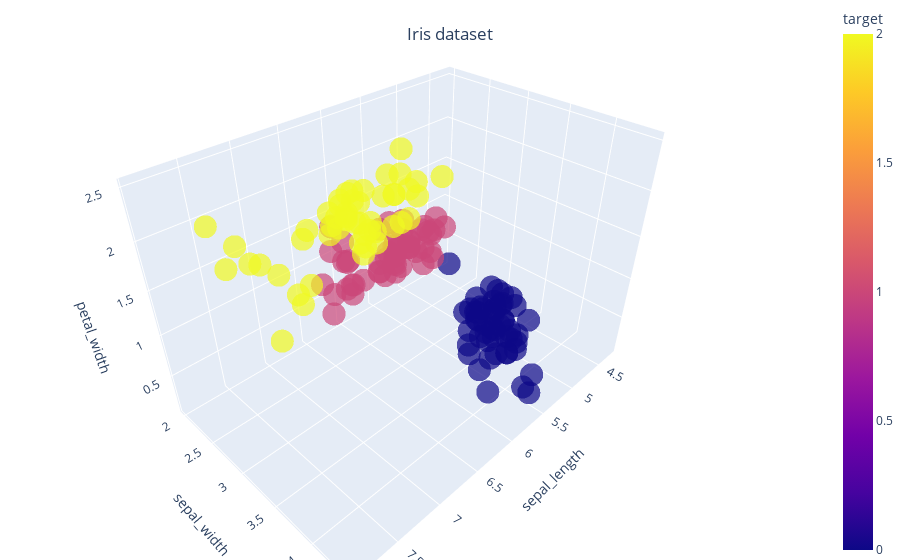

The notebook cell saved with this chart:
### Markdown cell above
### Data Loading and Visualization

### Code cell
feature_matrix = load_iris_data()

plot3d_iris_dataset(feature_matrix, "Iris dataset")

### Figure 1 — Plotly figure (JSON) as saved in the notebook; plotly's stock layout.template omitted (floating-point values rounded to 4 significant figures; data arrays with more than 128 entries replaced by an {"elided": "..."} marker saying what was removed)
{"data": [{"hovertemplate": "sepal_length=%{x}<br>sepal_width=%{y}<br>petal_width=%{z}<br>target=%{marker.color}<extra></extra>", "legendgroup": "", "marker": {"color": {"elided": "150 int values"}, "coloraxis": "coloraxis", "opacity": 0.7, "symbol": "circle"}, "mode": "markers", "name": "", "scene": "scene", "showlegend": false, "type": "scatter3d", "x": {"elided": "150 float values"}, "y": {"elided": "150 float values"}, "z": {"elided": "150 float values"}}], "layout": {"coloraxis": {"colorbar": {"title": {"text": "target"}}, "colorscale": [[0, "#0d0887"], [0.1111, "#46039f"], [0.2222, "#7201a8"], [0.3333, "#9c179e"], [0.4444, "#bd3786"], [0.5556, "#d8576b"], [0.6667, "#ed7953"], [0.7778, "#fb9f3a"], [0.8889, "#fdca26"], [1, "#f0f921"]]}, "legend": {"tracegroupgap": 0}, "margin": {"b": 0, "l": 0, "r": 0, "t": 0}, "scene": {"domain": {"x": [0, 1], "y": [0, 1]}, "xaxis": {"title": {"text": "sepal_length"}}, "yaxis": {"title": {"text": "sepal_width"}}, "zaxis": {"title": {"text": "petal_width"}}}, "title": {"text": "Iris dataset", "x": 0.5, "xanchor": "center", "y": 0.95, "yanchor": "top"}}}
